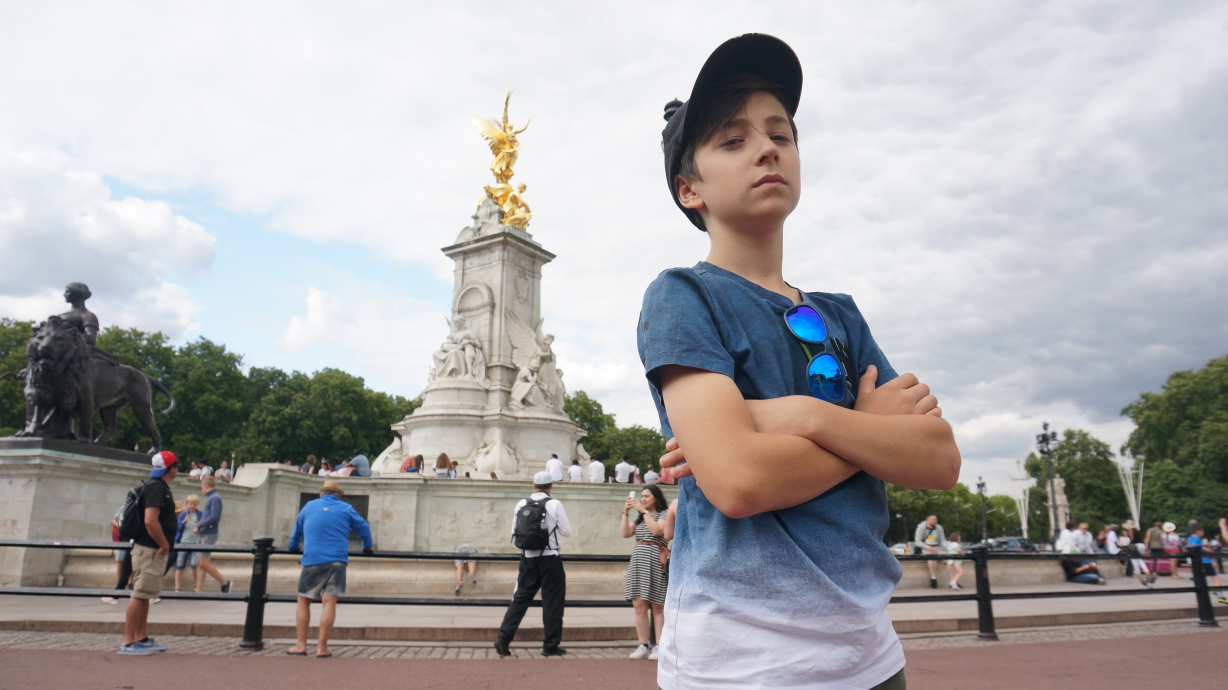
#> input picture testing resources/hi_res_1.JPG, 4912 x 2760 px (shown at 1/4 size)
$ python main.py
#> lines starting #> are read from the running program, lines starting #| are printed output that depends on the picture
import numpy
from PIL import Image
import numpy as np
from matplotlib import pyplot
from scipy.optimize import curve_fit


# [22 lines left out: functions is_overexposed, process, not called in this run]


# load the image and convert into
# numpy array
def load_test_images():
    hi_res_1 = Image.open('testing resources/hi_res_1.JPG')
#> hi_res_1 is the input picture: PIL image 4912x2760 RGB; mean R, G, B 170.3, 168.4, 168.6
    hi_res_2 = Image.open('testing resources/hi_res_2.JPG')
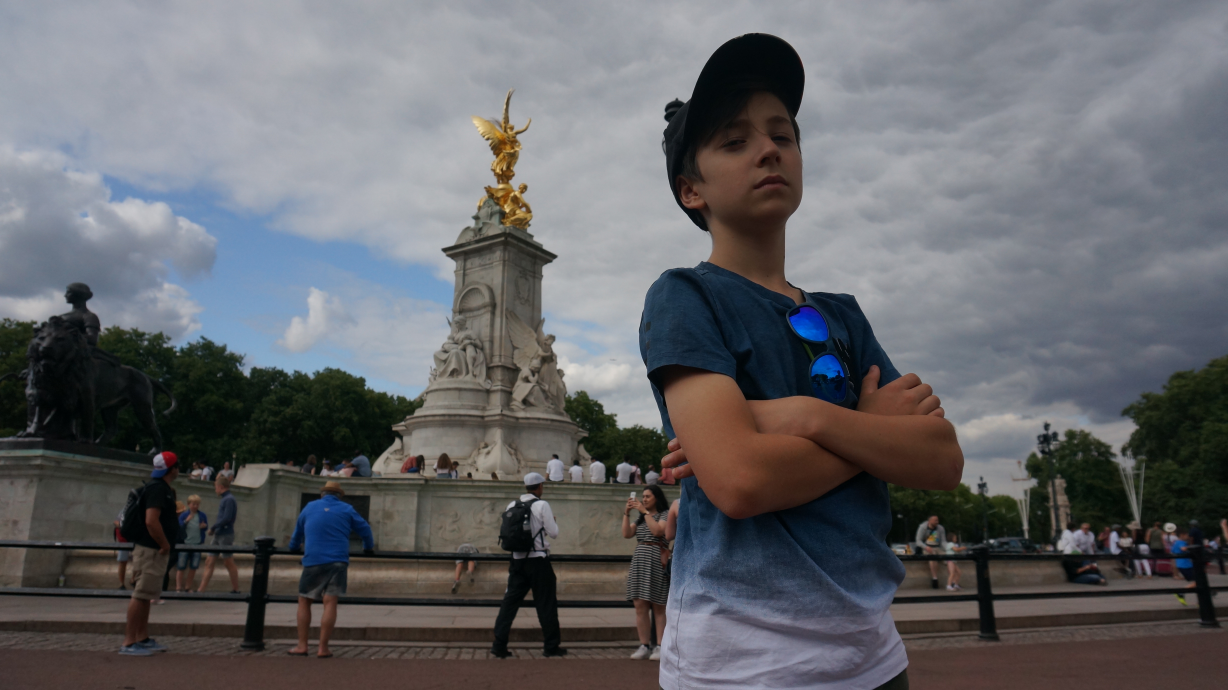
#> input picture testing resources/hi_res_2.JPG, 4912 x 2760 px (shown at 1/4 size)
#> hi_res_2 is the input picture: PIL image 4912x2760 RGB; mean R, G, B 100.2, 100.9, 104.6
    hi_res_3 = Image.open('testing resources/hi_res_3.JPG')
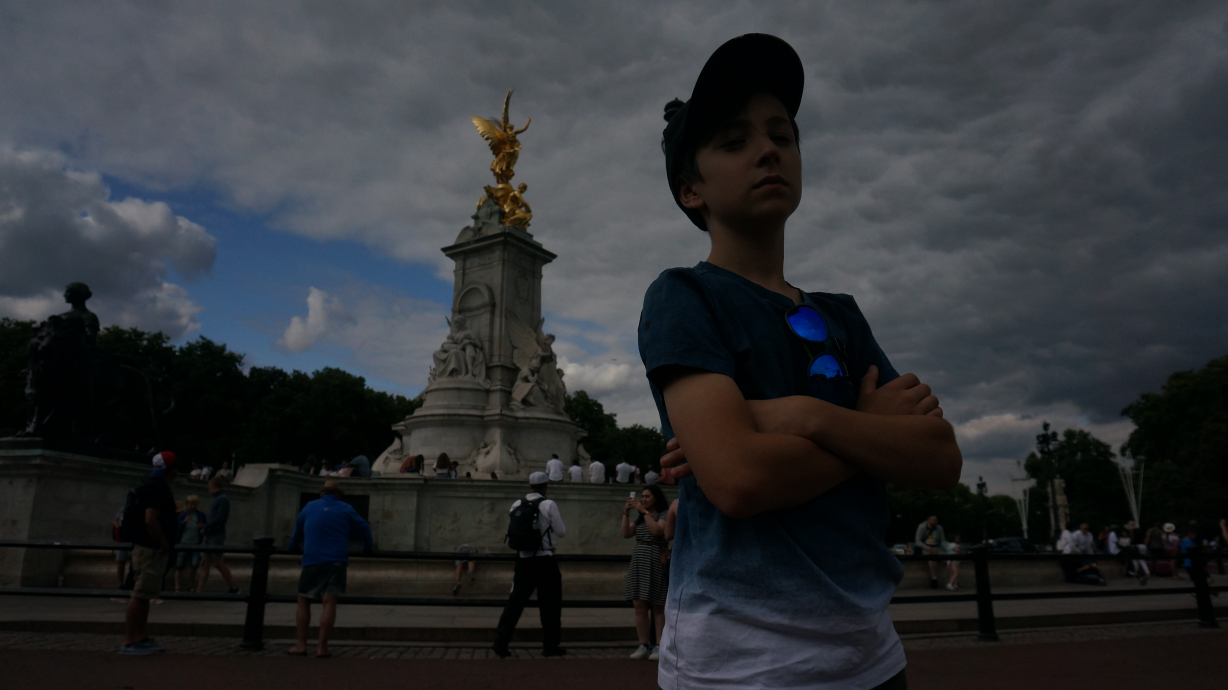
#> input picture testing resources/hi_res_3.JPG, 4912 x 2760 px (shown at 1/4 size)
#> hi_res_3 is the input picture: PIL image 4912x2760 RGB; mean R, G, B 47.5, 50.1, 53.4
    low_res_1 = Image.open('testing resources/low_res_1.JPG')
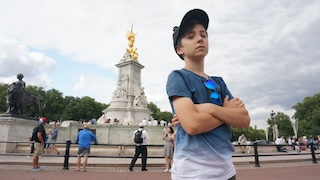
#> input picture testing resources/low_res_1.JPG, 320 x 180 px
#> low_res_1 is the input picture: PIL image 320x180 RGB; mean R, G, B 170.5, 168.4, 168.7
    low_res_2 = Image.open('testing resources/low_res_2.JPG')
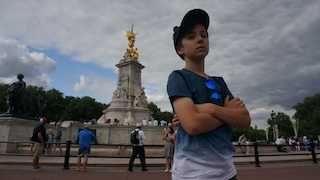
#> input picture testing resources/low_res_2.JPG, 320 x 180 px
#> low_res_2 is the input picture: PIL image 320x180 RGB; mean R, G, B 100.5, 101, 104.7
    low_res_3 = Image.open('testing resources/low_res_3.JPG')
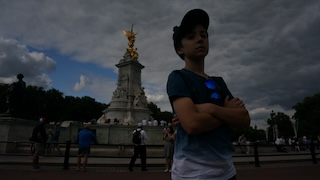
#> input picture testing resources/low_res_3.JPG, 320 x 180 px
#> low_res_3 is the input picture: PIL image 320x180 RGB; mean R, G, B 47.8, 50.2, 53.6
#> (the run stopped early here; a loop or call above may not have finished)
